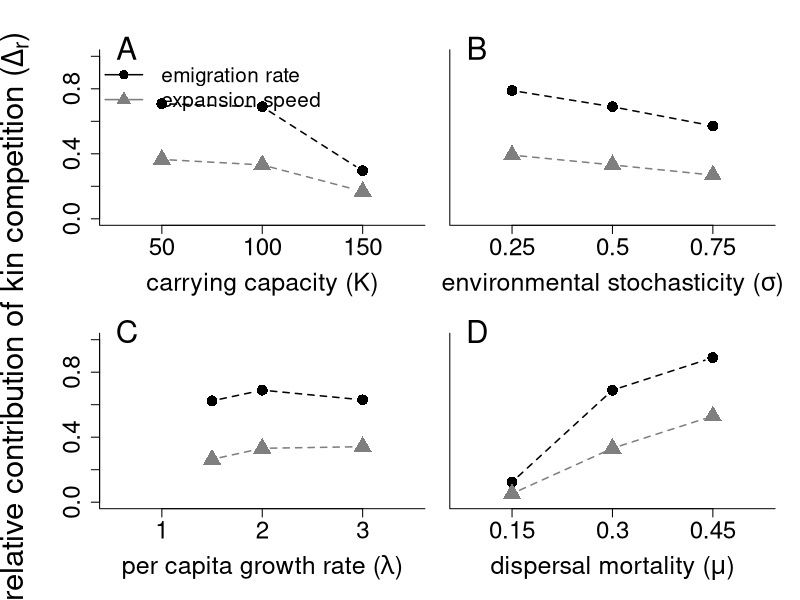

The R source for this figure:
data<-read.table("results.dat",header=T)
attach(data)
head(data)

#yl <- range(c(emi_mar_shuf_m+emi_mar_shuf_sd,
#              emi_mar_shuf_m-emi_mar_shuf_sd,
#              emi_mar_noshuf_m+emi_mar_noshuf_sd,
#              emi_mar_noshuf_m-emi_mar_noshuf_sd))

yl <- c(0,1)

lcex <- 1.5
acex <- 1.75
pc<-1.75
ln<-0.05

postscript(file="figure2.eps",horizontal=F,width=8,height=8,paper="special",pointsize=12,title="Kubisch et al. - Figure 2")

par(mfrow=c(2,2))
par(mar=c(5.5,1,1,.5))
par(oma=c(0,5,2,1))

plot(1,1,type="n",ylab="",xlab="",main="",xaxt="n",ylim=yl,xlim=c(0.5,3.5),bty="l",cex.lab=lcex+0.25,cex.axis=acex)
axis(side=1,at=c(1,2,3),labels=c("50","100","150"),cex.axis=acex)
mtext(side=1,expression(paste("carrying capacity (K)")),cex=lcex,line=3.5)
scen<-c("K_50","mu_03","K_150")
#noshuf_ms <-c(emi_mar_noshuf_m[exps==scen[1]],emi_mar_noshuf_m[exps==scen[2]],emi_mar_noshuf_m[exps==scen[3]])
#noshuf_sds<-c(emi_mar_noshuf_sd[exps==scen[1]],emi_mar_noshuf_sd[exps==scen[2]],emi_mar_noshuf_sd[exps==scen[3]])
#shuf_ms   <-c(emi_mar_shuf_m[exps==scen[1]],emi_mar_shuf_m[exps==scen[2]],emi_mar_shuf_m[exps==scen[3]])
#shuf_sds  <-c(emi_mar_shuf_sd[exps==scen[1]],emi_mar_shuf_sd[exps==scen[2]],emi_mar_shuf_sd[exps==scen[3]])
emi_ms <- c(emi_diff_m[exps==scen[1]],emi_diff_m[exps==scen[2]],emi_diff_m[exps==scen[3]])
emi_q025s <- c(emi_diff_q025[exps==scen[1]],emi_diff_q025[exps==scen[2]],emi_diff_q025[exps==scen[3]])
emi_q075s <- c(emi_diff_q075[exps==scen[1]],emi_diff_q075[exps==scen[2]],emi_diff_q075[exps==scen[3]])
velo_ms <- c(velo_diff_m[exps==scen[1]],velo_diff_m[exps==scen[2]],velo_diff_m[exps==scen[3]])
velo_q025s <- c(velo_diff_q025[exps==scen[1]],velo_diff_q025[exps==scen[2]],velo_diff_q025[exps==scen[3]])
velo_q075s <- c(velo_diff_q075[exps==scen[1]],velo_diff_q075[exps==scen[2]],velo_diff_q075[exps==scen[3]])
points(emi_ms~c(1:3),type="b",lwd=1.5,pch=16,cex=pc,col="black",lty=2)
#arrows(c(1:3),emi_q025s,c(1:3),emi_q075s,angle=90,code=3,length=ln,lwd=1.5)
points(velo_ms~c(1:3),type="b",lwd=1.5,pch=17,cex=pc*1.25,col="grey50",lty=2)
#arrows(c(1:3),velo_q025s,c(1:3),velo_q075s,angle=90,code=3,length=ln,lwd=1.5,col="grey50")
text(0.65,1.05,"A",cex=lcex*1.5,xpd=T)

legend("topleft",lwd=c(1.5,1.5),col=c("black","grey50"),pch=c(16,17),c("emigration rate","expansion speed"),bty="n",cex=1.5,pt.cex=c(1.5,1.75))

plot(1,1,type="n",xlab="",ylab="",main="",xaxt="n",ylim=yl,xlim=c(0.5,3.5),bty="l",cex.lab=lcex,cex.axis=acex,yaxt="n")
axis(side=1,at=c(1,2,3),labels=c("0.25","0.5","0.75"),cex.axis=acex)
scen<-c("sigma_025","mu_03","sigma_075")
mtext(side=1,expression(paste("environmental stochasticity (",sigma,")",sep="")),cex=lcex,line=3.5)
#noshuf_ms <-c(emi_mar_noshuf_m[exps==scen[1]],emi_mar_noshuf_m[exps==scen[2]],emi_mar_noshuf_m[exps==scen[3]])
#noshuf_sds<-c(emi_mar_noshuf_sd[exps==scen[1]],emi_mar_noshuf_sd[exps==scen[2]],emi_mar_noshuf_sd[exps==scen[3]])
#shuf_ms   <-c(emi_mar_shuf_m[exps==scen[1]],emi_mar_shuf_m[exps==scen[2]],emi_mar_shuf_m[exps==scen[3]])
#shuf_sds  <-c(emi_mar_shuf_sd[exps==scen[1]],emi_mar_shuf_sd[exps==scen[2]],emi_mar_shuf_sd[exps==scen[3]])
emi_ms <- c(emi_diff_m[exps==scen[1]],emi_diff_m[exps==scen[2]],emi_diff_m[exps==scen[3]])
emi_q025s <- c(emi_diff_q025[exps==scen[1]],emi_diff_q025[exps==scen[2]],emi_diff_q025[exps==scen[3]])
emi_q075s <- c(emi_diff_q075[exps==scen[1]],emi_diff_q075[exps==scen[2]],emi_diff_q075[exps==scen[3]])
velo_ms <- c(velo_diff_m[exps==scen[1]],velo_diff_m[exps==scen[2]],velo_diff_m[exps==scen[3]])
velo_q025s <- c(velo_diff_q025[exps==scen[1]],velo_diff_q025[exps==scen[2]],velo_diff_q025[exps==scen[3]])
velo_q075s <- c(velo_diff_q075[exps==scen[1]],velo_diff_q075[exps==scen[2]],velo_diff_q075[exps==scen[3]])
points(emi_ms~c(1:3),type="b",lwd=1.5,pch=16,cex=pc,col="black",lty=2)
#arrows(c(1:3),emi_q025s,c(1:3),emi_q075s,angle=90,code=3,length=ln,lwd=1.5)
points(velo_ms~c(1:3),type="b",lwd=1.5,pch=17,cex=pc*1.25,col="grey50",lty=2)
#arrows(c(1:3),velo_q025s,c(1:3),velo_q075s,angle=90,code=3,length=ln,lwd=1.5,col="grey50")
text(0.65,1.05,"B",cex=lcex*1.5,xpd=T)

plot(1,1,type="n",xlab="",ylab="",main="",xaxt="n",ylim=yl,xlim=c(0.5,3.5),bty="l",cex.lab=lcex,cex.axis=acex)
axis(side=1,at=c(1,2,3),labels=c("1","2","3"),cex.axis=acex)
mtext(side=1,expression(paste("per capita growth rate (",lambda,")",sep="")),cex=lcex,line=3.5)
scen<-c("lambda_15","mu_03","lambda_3")
#noshuf_ms <-c(emi_mar_noshuf_m[exps==scen[1]],emi_mar_noshuf_m[exps==scen[2]],emi_mar_noshuf_m[exps==scen[3]])
#noshuf_sds<-c(emi_mar_noshuf_sd[exps==scen[1]],emi_mar_noshuf_sd[exps==scen[2]],emi_mar_noshuf_sd[exps==scen[3]])
#shuf_ms   <-c(emi_mar_shuf_m[exps==scen[1]],emi_mar_shuf_m[exps==scen[2]],emi_mar_shuf_m[exps==scen[3]])
#shuf_sds  <-c(emi_mar_shuf_sd[exps==scen[1]],emi_mar_shuf_sd[exps==scen[2]],emi_mar_shuf_sd[exps==scen[3]])
emi_ms <- c(emi_diff_m[exps==scen[1]],emi_diff_m[exps==scen[2]],emi_diff_m[exps==scen[3]])
emi_q025s <- c(emi_diff_q025[exps==scen[1]],emi_diff_q025[exps==scen[2]],emi_diff_q025[exps==scen[3]])
emi_q075s <- c(emi_diff_q075[exps==scen[1]],emi_diff_q075[exps==scen[2]],emi_diff_q075[exps==scen[3]])
velo_ms <- c(velo_diff_m[exps==scen[1]],velo_diff_m[exps==scen[2]],velo_diff_m[exps==scen[3]])
velo_q025s <- c(velo_diff_q025[exps==scen[1]],velo_diff_q025[exps==scen[2]],velo_diff_q025[exps==scen[3]])
velo_q075s <- c(velo_diff_q075[exps==scen[1]],velo_diff_q075[exps==scen[2]],velo_diff_q075[exps==scen[3]])
points(emi_ms~c(1.5,2,3),type="b",lwd=1.5,pch=16,cex=pc,col="black",lty=2)
#arrows(c(1.5,2,3),emi_q025s,c(1:3),emi_q075s,angle=90,code=3,length=ln,lwd=1.5)
points(velo_ms~c(1.5,2,3),type="b",lwd=1.5,pch=17,cex=pc*1.25,col="grey50",lty=2)
#arrows(c(1.5,2,3),velo_q025s,c(1:3),velo_q075s,angle=90,code=3,length=ln,lwd=1.5,col="grey50")
text(0.65,1.05,"C",cex=lcex*1.5,xpd=T)

plot(1,1,type="n",xlab="",ylab="",main="",xaxt="n",ylim=yl,xlim=c(0.5,3.5),bty="l",cex.lab=lcex,cex.axis=acex,yaxt="n")
axis(side=1,at=c(1,2,3),labels=c("0.15","0.3","0.45"),cex.axis=acex)
mtext(side=1,expression(paste("dispersal mortality (",mu,")",sep="")),cex=lcex,line=3.5)
scen<-c("mu_015","mu_03","mu_045")
#noshuf_ms <-c(emi_mar_noshuf_m[exps==scen[1]],emi_mar_noshuf_m[exps==scen[2]],emi_mar_noshuf_m[exps==scen[3]])
#noshuf_sds<-c(emi_mar_noshuf_sd[exps==scen[1]],emi_mar_noshuf_sd[exps==scen[2]],emi_mar_noshuf_sd[exps==scen[3]])
#shuf_ms   <-c(emi_mar_shuf_m[exps==scen[1]],emi_mar_shuf_m[exps==scen[2]],emi_mar_shuf_m[exps==scen[3]])
#shuf_sds  <-c(emi_mar_shuf_sd[exps==scen[1]],emi_mar_shuf_sd[exps==scen[2]],emi_mar_shuf_sd[exps==scen[3]])
emi_ms <- c(emi_diff_m[exps==scen[1]],emi_diff_m[exps==scen[2]],emi_diff_m[exps==scen[3]])
emi_q025s <- c(emi_diff_q025[exps==scen[1]],emi_diff_q025[exps==scen[2]],emi_diff_q025[exps==scen[3]])
emi_q075s <- c(emi_diff_q075[exps==scen[1]],emi_diff_q075[exps==scen[2]],emi_diff_q075[exps==scen[3]])
velo_ms <- c(velo_diff_m[exps==scen[1]],velo_diff_m[exps==scen[2]],velo_diff_m[exps==scen[3]])
velo_q025s <- c(velo_diff_q025[exps==scen[1]],velo_diff_q025[exps==scen[2]],velo_diff_q025[exps==scen[3]])
velo_q075s <- c(velo_diff_q075[exps==scen[1]],velo_diff_q075[exps==scen[2]],velo_diff_q075[exps==scen[3]])
points(emi_ms~c(1:3),type="b",lwd=1.5,pch=16,cex=pc,col="black",lty=2)
#arrows(c(1:3),emi_q025s,c(1:3),emi_q075s,angle=90,code=3,length=ln,lwd=1.5)
points(velo_ms~c(1:3),type="b",lwd=1.5,pch=17,cex=pc*1.25,col="grey50",lty=2)
#arrows(c(1:3),velo_q025s,c(1:3),velo_q075s,angle=90,code=3,length=ln,lwd=1.5,col="grey50")
text(0.65,1.05,"D",cex=lcex*1.5,xpd=T)

title(ylab=expression(paste("relative contribution of kin competition (",Delta[r],")")),cex.lab=lcex*1.5,outer=T)

dev.off()